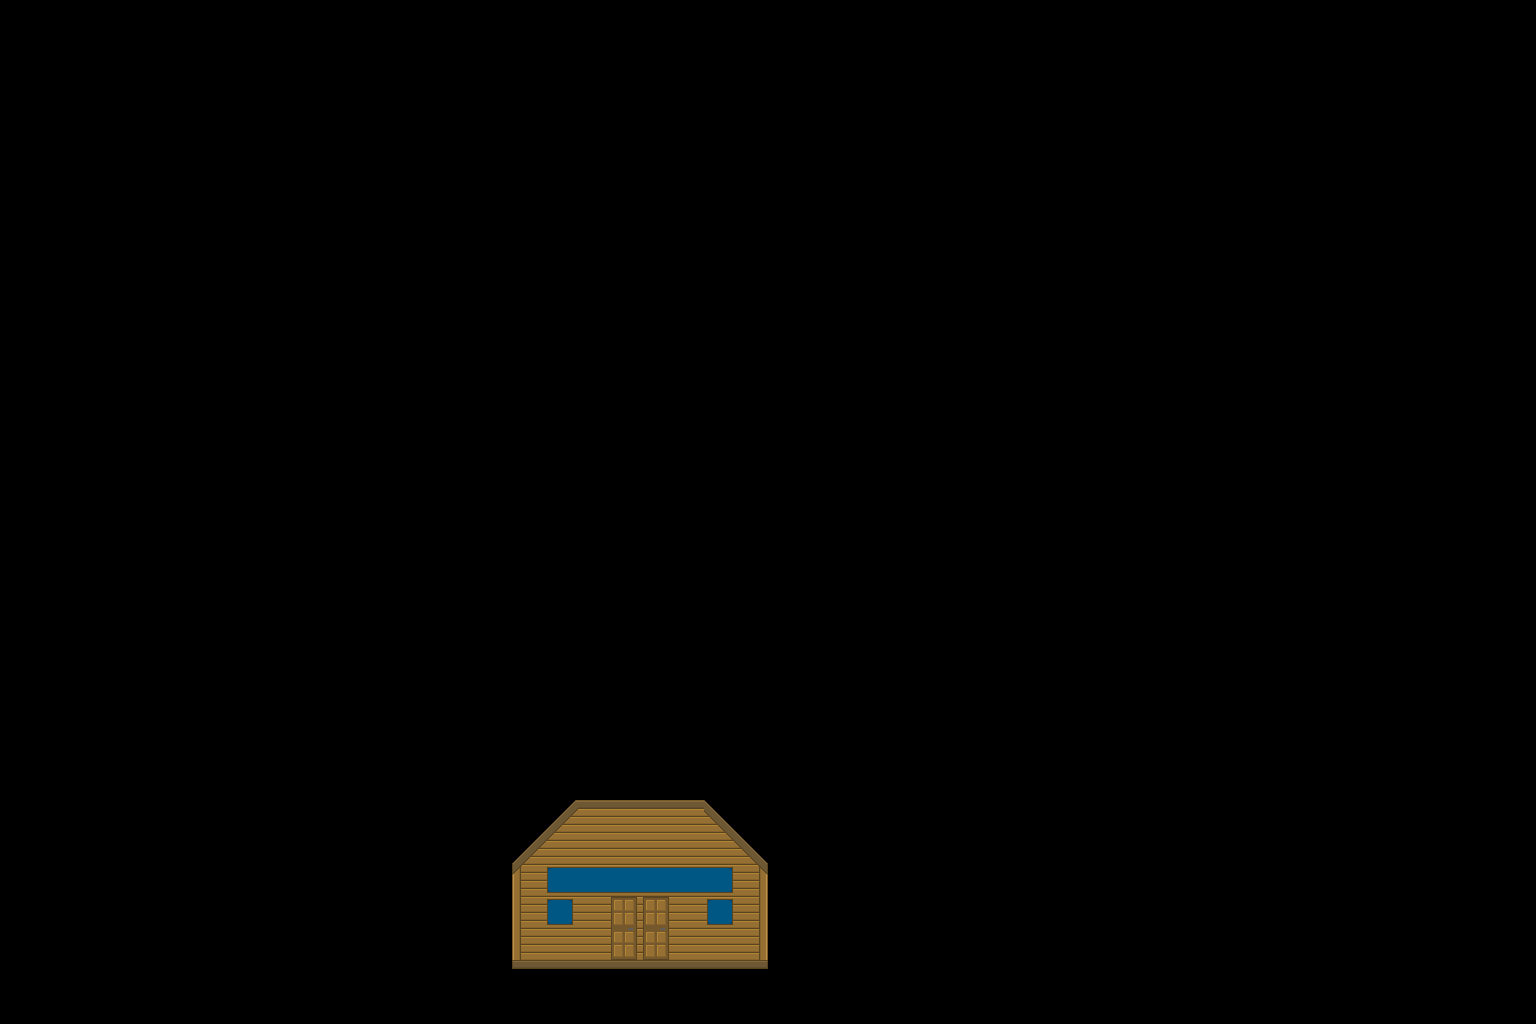

A level layout from a 2D game, rendered from its tile map. Below: a short description, then the map file with its tile-grid data intact:
An orthogonal 48x32 tile map with 32x32 px tiles, 1 tile layer (House) and 9 objects (8x Solid, Gateway).

<map version="1.0" orientation="orthogonal" renderorder="right-down" width="48" height="32" tilewidth="32" tileheight="32" nextobjectid="10">
 <tileset firstgid="1" name="Tilesheet" tilewidth="32" tileheight="32" tilecount="400" columns="20">
  <image source="../Tiles/Tilesheet.png" trans="000000" width="640" height="640" />
 </tileset>
 <layer name="House" width="48" height="32">
  <data encoding="csv">
0,0,0,0,0,0,0,0,0,0,0,0,0,0,0,0,0,0,0,0,0,0,0,0,0,0,0,0,0,0,0,0,0,0,0,0,0,0,0,0,0,0,0,0,0,0,0,0,
0,0,0,0,0,0,0,0,0,0,0,0,0,0,0,0,0,0,0,0,0,0,0,0,0,0,0,0,0,0,0,0,0,0,0,0,0,0,0,0,0,0,0,0,0,0,0,0,
0,0,0,0,0,0,0,0,0,0,0,0,0,0,0,0,0,0,0,0,0,0,0,0,0,0,0,0,0,0,0,0,0,0,0,0,0,0,0,0,0,0,0,0,0,0,0,0,
0,0,0,0,0,0,0,0,0,0,0,0,0,0,0,0,0,0,0,0,0,0,0,0,0,0,0,0,0,0,0,0,0,0,0,0,0,0,0,0,0,0,0,0,0,0,0,0,
0,0,0,0,0,0,0,0,0,0,0,0,0,0,0,0,0,0,0,0,0,0,0,0,0,0,0,0,0,0,0,0,0,0,0,0,0,0,0,0,0,0,0,0,0,0,0,0,
0,0,0,0,0,0,0,0,0,0,0,0,0,0,0,0,0,0,0,0,0,0,0,0,0,0,0,0,0,0,0,0,0,0,0,0,0,0,0,0,0,0,0,0,0,0,0,0,
0,0,0,0,0,0,0,0,0,0,0,0,0,0,0,0,0,0,0,0,0,0,0,0,0,0,0,0,0,0,0,0,0,0,0,0,0,0,0,0,0,0,0,0,0,0,0,0,
0,0,0,0,0,0,0,0,0,0,0,0,0,0,0,0,0,0,0,0,0,0,0,0,0,0,0,0,0,0,0,0,0,0,0,0,0,0,0,0,0,0,0,0,0,0,0,0,
0,0,0,0,0,0,0,0,0,0,0,0,0,0,0,0,0,0,0,0,0,0,0,0,0,0,0,0,0,0,0,0,0,0,0,0,0,0,0,0,0,0,0,0,0,0,0,0,
0,0,0,0,0,0,0,0,0,0,0,0,0,0,0,0,0,0,0,0,0,0,0,0,0,0,0,0,0,0,0,0,0,0,0,0,0,0,0,0,0,0,0,0,0,0,0,0,
0,0,0,0,0,0,0,0,0,0,0,0,0,0,0,0,0,0,0,0,0,0,0,0,0,0,0,0,0,0,0,0,0,0,0,0,0,0,0,0,0,0,0,0,0,0,0,0,
0,0,0,0,0,0,0,0,0,0,0,0,0,0,0,0,0,0,0,0,0,0,0,0,0,0,0,0,0,0,0,0,0,0,0,0,0,0,0,0,0,0,0,0,0,0,0,0,
0,0,0,0,0,0,0,0,0,0,0,0,0,0,0,0,0,0,0,0,0,0,0,0,0,0,0,0,0,0,0,0,0,0,0,0,0,0,0,0,0,0,0,0,0,0,0,0,
0,0,0,0,0,0,0,0,0,0,0,0,0,0,0,0,0,0,0,0,0,0,0,0,0,0,0,0,0,0,0,0,0,0,0,0,0,0,0,0,0,0,0,0,0,0,0,0,
0,0,0,0,0,0,0,0,0,0,0,0,0,0,0,0,0,0,0,0,0,0,0,0,0,0,0,0,0,0,0,0,0,0,0,0,0,0,0,0,0,0,0,0,0,0,0,0,
0,0,0,0,0,0,0,0,0,0,0,0,0,0,0,0,0,0,0,0,0,0,0,0,0,0,0,0,0,0,0,0,0,0,0,0,0,0,0,0,0,0,0,0,0,0,0,0,
0,0,0,0,0,0,0,0,0,0,0,0,0,0,0,0,0,0,0,0,0,0,0,0,0,0,0,0,0,0,0,0,0,0,0,0,0,0,0,0,0,0,0,0,0,0,0,0,
0,0,0,0,0,0,0,0,0,0,0,0,0,0,0,0,0,0,0,0,0,0,0,0,0,0,0,0,0,0,0,0,0,0,0,0,0,0,0,0,0,0,0,0,0,0,0,0,
0,0,0,0,0,0,0,0,0,0,0,0,0,0,0,0,0,0,0,0,0,0,0,0,0,0,0,0,0,0,0,0,0,0,0,0,0,0,0,0,0,0,0,0,0,0,0,0,
0,0,0,0,0,0,0,0,0,0,0,0,0,0,0,0,0,0,0,0,0,0,0,0,0,0,0,0,0,0,0,0,0,0,0,0,0,0,0,0,0,0,0,0,0,0,0,0,
0,0,0,0,0,0,0,0,0,0,0,0,0,0,0,0,0,0,0,0,0,0,0,0,0,0,0,0,0,0,0,0,0,0,0,0,0,0,0,0,0,0,0,0,0,0,0,0,
0,0,0,0,0,0,0,0,0,0,0,0,0,0,0,0,0,0,0,0,0,0,0,0,0,0,0,0,0,0,0,0,0,0,0,0,0,0,0,0,0,0,0,0,0,0,0,0,
0,0,0,0,0,0,0,0,0,0,0,0,0,0,0,0,0,0,0,0,0,0,0,0,0,0,0,0,0,0,0,0,0,0,0,0,0,0,0,0,0,0,0,0,0,0,0,0,
0,0,0,0,0,0,0,0,0,0,0,0,0,0,0,0,0,0,0,0,0,0,0,0,0,0,0,0,0,0,0,0,0,0,0,0,0,0,0,0,0,0,0,0,0,0,0,0,
0,0,0,0,0,0,0,0,0,0,0,0,0,0,0,0,0,0,0,0,0,0,0,0,0,0,0,0,0,0,0,0,0,0,0,0,0,0,0,0,0,0,0,0,0,0,0,0,
0,0,0,0,0,0,0,0,0,0,0,0,0,0,0,0,0,135,136,137,137,137,139,0,0,0,0,0,0,0,0,0,0,0,0,0,0,0,0,0,0,0,0,0,0,0,0,0,
0,0,0,0,0,0,0,0,0,0,0,0,0,0,0,0,154,155,156,156,156,156,159,139,0,0,0,0,0,0,0,0,0,0,0,0,0,0,0,0,0,0,0,0,0,0,0,0,
0,0,0,0,0,0,0,0,0,0,0,0,0,0,0,0,174,176,177,177,177,177,178,180,0,0,0,0,0,0,0,0,0,0,0,0,0,0,0,0,0,0,0,0,0,0,0,0,
0,0,0,0,0,0,0,0,0,0,0,0,0,0,0,0,194,157,156,197,197,156,157,200,0,0,0,0,0,0,0,0,0,0,0,0,0,0,0,0,0,0,0,0,0,0,0,0,
0,0,0,0,0,0,0,0,0,0,0,0,0,0,0,0,214,156,156,217,217,156,156,220,0,0,0,0,0,0,0,0,0,0,0,0,0,0,0,0,0,0,0,0,0,0,0,0,
0,0,0,0,0,0,0,0,0,0,0,0,0,0,0,0,234,235,235,236,237,238,239,240,0,0,0,0,0,0,0,0,0,0,0,0,0,0,0,0,0,0,0,0,0,0,0,0,
0,0,0,0,0,0,0,0,0,0,0,0,0,0,0,0,0,0,0,0,0,0,0,0,0,0,0,0,0,0,0,0,0,0,0,0,0,0,0,0,0,0,0,0,0,0,0,0
</data>
 </layer>
 <objectgroup name="Collisions">
  <object id="1" name="town" type="Gateway" x="609.333" y="896.667" width="63.3333" height="63.3333">
   <properties>
    <property name="travel_location" value="town" />
    <property name="travel_location_x" type="int" value="896" />
    <property name="travel_location_y" type="int" value="1345" />
   </properties>
  </object>
  <object id="2" type="Solid" x="512.667" y="960" width="254.667" height="8.66667" />
  <object id="3" type="Solid" x="512.667" y="865.333" width="8" height="95.3333" />
  <object id="4" type="Solid" x="760" y="864.667" width="7.33333" height="95.3333" />
  <object id="5" type="Solid" x="745.333" y="847.333" width="6" height="4" />
  <object id="6" type="Solid" x="714.667" y="816.667" width="5.33333" height="4.66667" />
  <object id="7" type="Solid" x="576.667" y="799.333" width="126.667" height="8.66667" />
  <object id="8" type="Solid" x="557.333" y="817.333" width="8" height="3.33333" />
  <object id="9" type="Solid" x="526.667" y="849.333" width="8.66667" height="2.66667" />
 </objectgroup>
</map>
